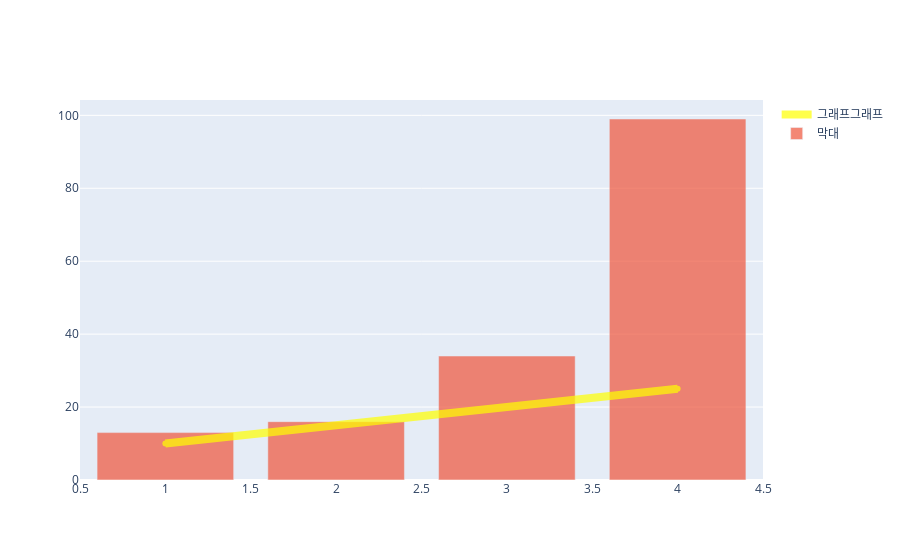

Notebook source saved alongside this figure:
### Code cell
fig.update_traces(line_width=8, selector=dict(type='line'))

### Figure 1 — Plotly figure (JSON) as saved in the notebook; plotly's stock layout.template omitted (floating-point values rounded to 4 significant figures)
{"data": [{"hovertemplate": "얼마요: %{y}", "line": {"width": 8}, "marker": {"color": "yellow"}, "mode": "lines+markers", "name": "그래프그래프", "opacity": 0.7, "type": "scatter", "x": [1, 2, 3, 4], "y": [10, 15, 20, 25]}, {"hovertemplate": "얼마요: %{y}", "name": "막대", "opacity": 0.7, "type": "bar", "x": [1, 2, 3, 4], "y": [13, 16, 34, 99]}], "layout": {}}
